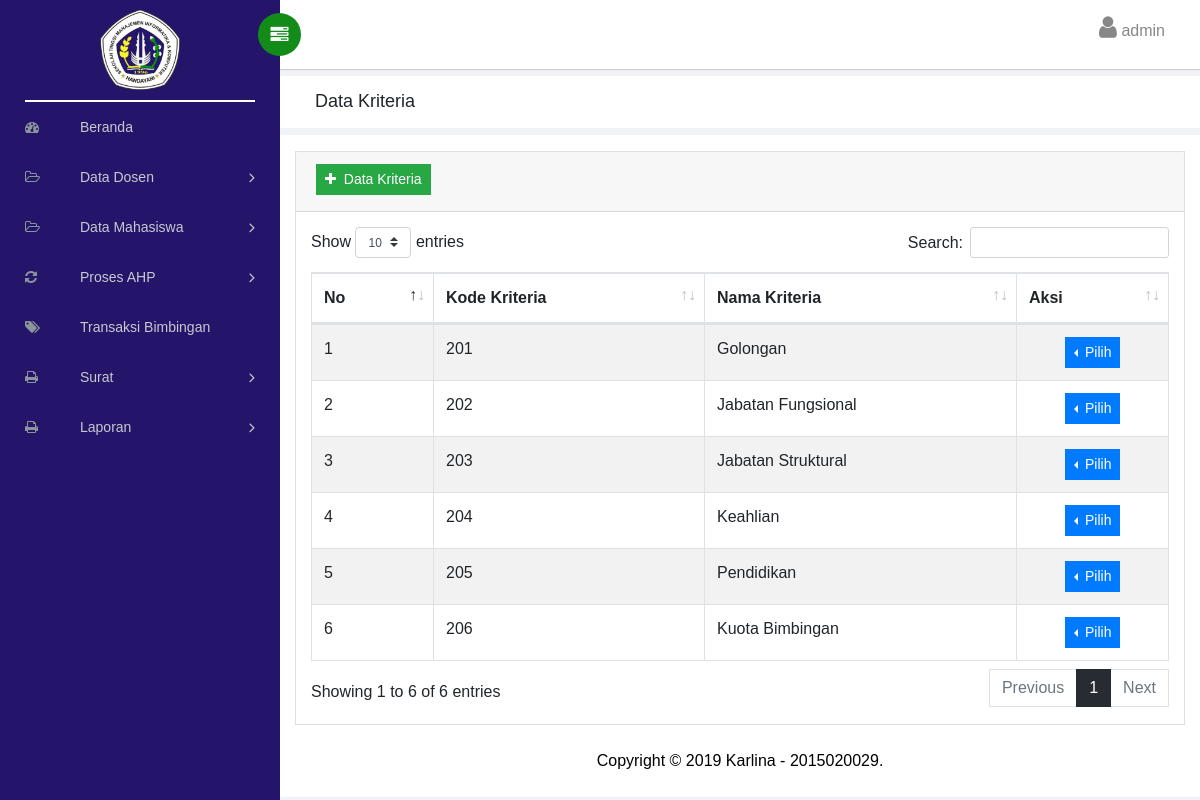
/view/admin/proses_ahp/kriteria.php (signed in), run on the app's committed database.
### tables this page shows
CREATE TABLE `tb_kriteria`  (
  `id_kriteria` varchar(7) NOT NULL,
  `kd_kriteria` int(7) NULL DEFAULT NULL,
  `nama_kriteria` varchar(50) NOT NULL,
  PRIMARY KEY (`id_kriteria`) USING BTREE
);

### view/admin/proses_ahp/kriteria.php (the view, shortened to what this page needs)
<?php include_once 'atribut/head.php'; ?>
<?php include_once 'atribut/menu.php'; ?>
<div class="breadcrumbs">
  <div class="col-sm-4">
    <div class="page-header float-left">
      <div class="page-title">
        <h1>Data Kriteria</h1>
      </div>
    </div>
  </div>
</div>
<div class="content mt-3">
  <div class="animated fadeIn">
    <div class="row">
      <div class="col-md-12">
        <div class="card">
          <div class="card-header">
            <button type="button" class="btn btn-success btn-sm mb-1" data-toggle="modal" data-target="#modalTambah"><i class="fa fa-plus"></i>&nbsp; Data Kriteria</button>
          </div>
          <div class="card-body">
          <table id="bootstrap-data-table-export" class="table table-striped table-bordered">
            <thead>
              <tr>
                <th>No</th>
                <th>Kode Kriteria</th>
                <th>Nama Kriteria</th>
                <th>Aksi</th>
              </tr>
            </thead>
            <tbody>
              <?php
              $no    = 1;
              $sql   = "SELECT * FROM tb_kriteria";
              $query = mysqli_query($koneksi, $sql);
              while ($row = mysqli_fetch_array($query, MYSQLI_ASSOC)) {
                ?>
                <tr>
                  <td><?php echo $no; ?></td>
                  <td><?php echo $row['kd_kriteria']; ?></td>
                  <td><?php echo $row['nama_kriteria']; ?></td>
                  <td align="center">
                    <div class="btn-group dropleft">
                      <button type="button" class="btn btn-primary btn-sm dropdown-toggle" data-toggle="dropdown" data-display="static" aria-haspopup="true" aria-expanded="false">
                        Pilih
                      </button>
                    </div>
                  </td>
                </tr>
                <?php
                $no++;
              }
              ?>
            </tbody>
          </table>
        </div>
      </div>
    </div>
  </div>
</div>
</div>
<?php include_once 'atribut/foot.php'; ?>

### data on the page
tb_kriteria: kd_kriteria "201", nama_kriteria "Golongan"
tb_kriteria: kd_kriteria "202", nama_kriteria "Jabatan Fungsional"
tb_kriteria: kd_kriteria "203", nama_kriteria "Jabatan Struktural"
tb_kriteria: kd_kriteria "204", nama_kriteria "Keahlian"
tb_kriteria: kd_kriteria "205", nama_kriteria "Pendidikan"
tb_kriteria: kd_kriteria "206", nama_kriteria "Kuota Bimbingan"

### other printed values
$_SESSION["inpnpm"] "admin"
